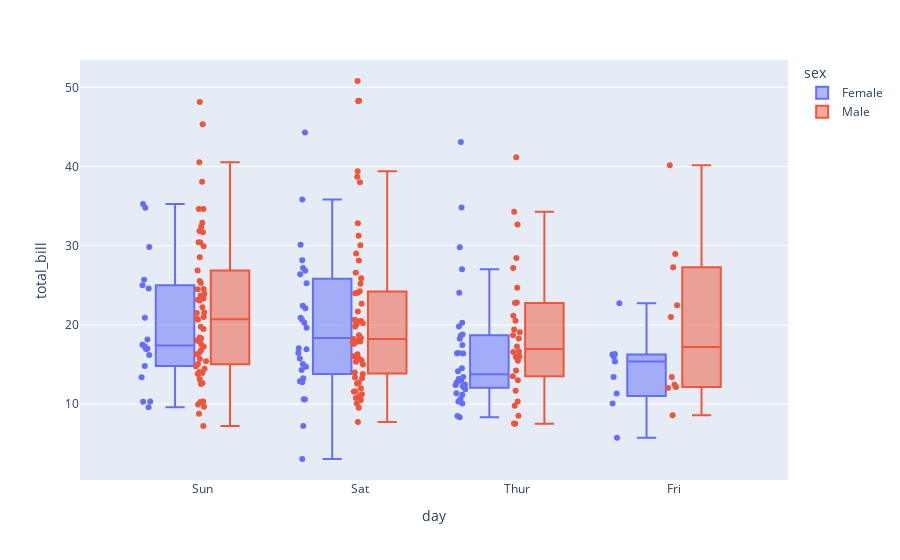

Notebook code cell kept with this figure:
### Markdown cell above
### Grafico Boxplot

### Code cell
import plotly.express as px

#Carragamento Data
df = px.data.tips()
#Criação do gráfico
fig = px.box(df, x='day', y='total_bill', color='sex', points='all')
fig.show()

### Figure 1 — Plotly figure (JSON) as saved in the notebook; plotly's stock layout.template omitted (floating-point values rounded to 4 significant figures; data arrays with more than 128 entries replaced by an {"elided": "..."} marker saying what was removed)
{"data": [{"alignmentgroup": "True", "boxpoints": "all", "hovertemplate": "sex=Female<br>day=%{x}<br>total_bill=%{y}<extra></extra>", "legendgroup": "Female", "marker": {"color": "#636efa"}, "name": "Female", "notched": false, "offsetgroup": "Female", "orientation": "v", "showlegend": true, "type": "box", "x": ["Sun", "Sun", "Sun", "Sun", "Sun", "Sun", "Sat", "Sat", "Sat", "Sat", "Sat", "Sat", "Sun", "Sun", "Sat", "Sat", "Sat", "Sat", "Sat", "Sat", "Sat", "Thur", "Thur", "Fri", "Fri", "Fri", "Fri", "Fri", "Sat", "Sat", "Sat", "Sat", "Sat", "Sun", "Sun", "Thur", "Thur", "Thur", "Thur", "Thur", "Thur", "Thur", "Thur", "Thur", "Thur", "Thur", "Thur", "Thur", "Thur", "Thur", "Thur", "Thur", "Thur", "Thur", "Thur", "Thur", "Thur", "Sun", "Sun", "Sun", "Sun", "Sun", "Sat", "Sat", "Sun", "Sun", "Sun", "Thur", "Thur", "Thur", "Thur", "Thur", "Thur", "Thur", "Sat", "Sat", "Sat", "Sat", "Sat", "Fri", "Fri", "Fri", "Fri", "Sat", "Sat", "Sat", "Thur"], "x0": " ", "xaxis": "x", "y": [16.99, 24.59, 35.26, 14.83, 10.33, 16.97, 20.29, 15.77, 19.65, 15.06, 20.69, 16.93, 10.29, 34.81, 26.41, 16.45, 3.07, 17.07, 26.86, 25.28, 14.73, 10.07, 34.83, 5.75, 16.32, 22.75, 11.35, 15.38, 44.3, 22.42, 20.92, 14.31, 7.25, 25.71, 17.31, 10.65, 12.43, 24.08, 13.42, 12.48, 29.8, 14.52, 11.38, 20.27, 11.17, 12.26, 18.26, 8.51, 10.33, 14.15, 13.16, 17.47, 27.05, 16.43, 8.35, 18.64, 11.87, 29.85, 25.0, 13.39, 16.21, 17.51, 10.59, 10.63, 9.6, 20.9, 18.15, 19.81, 43.11, 13.0, 12.74, 13.0, 16.4, 16.47, 12.76, 13.27, 28.17, 12.9, 30.14, 13.42, 15.98, 16.27, 10.09, 22.12, 35.83, 27.18, 18.78], "y0": " ", "yaxis": "y"}, {"alignmentgroup": "True", "boxpoints": "all", "hovertemplate": "sex=Male<br>day=%{x}<br>total_bill=%{y}<extra></extra>", "legendgroup": "Male", "marker": {"color": "#EF553B"}, "name": "Male", "notched": false, "offsetgroup": "Male", "orientation": "v", "showlegend": true, "type": "box", "x": {"elided": "157 str values"}, "x0": " ", "xaxis": "x", "y": {"elided": "157 float values"}, "y0": " ", "yaxis": "y"}], "layout": {"boxmode": "group", "legend": {"title": {"text": "sex"}, "tracegroupgap": 0}, "margin": {"t": 60}, "xaxis": {"anchor": "y", "domain": [0, 1], "title": {"text": "day"}}, "yaxis": {"anchor": "x", "domain": [0, 1], "title": {"text": "total_bill"}}}}
